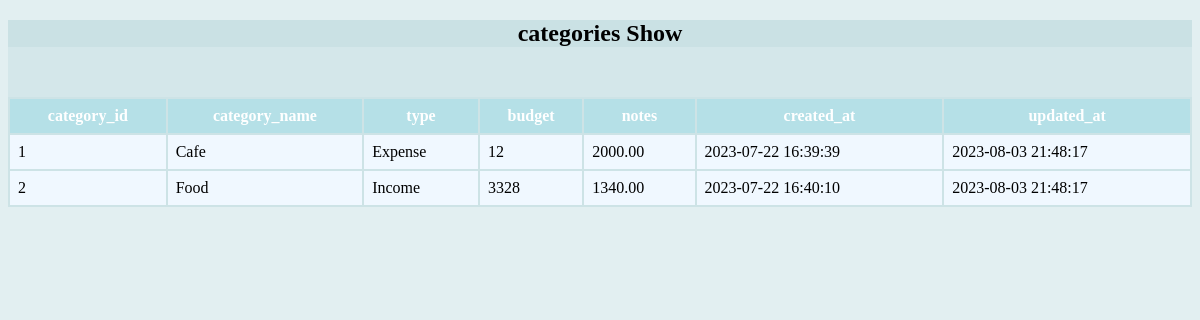
Screenshot of /home/showcategories.php (signed in) with the database file from the repository.
### tables this page shows
CREATE TABLE `categories` (
  `category_id` int(11) NOT NULL,
  `user_id` int(11) NOT NULL,
  `category_name` varchar(255) NOT NULL,
  `type` varchar(255) NOT NULL,
  `budget` float NOT NULL,
  `amount` double(8,2) NOT NULL,
  `notes` text DEFAULT NULL,
  `created_at` varchar(255) NOT NULL,
  `updated_at` varchar(255) NOT NULL
);

### home/showcategories.php (the view, shortened to what this page needs)
<!DOCTYPE html>
<html lang="en">
<head>
    <link rel="stylesheet" href="../css/tables.css">
</head>
<body>
    <div class="top" align=center>
        <h2>categories Show</h2>
    </div>
    <table>
        <thead>
            <tr>
                <th>category_id</th>
                <th>category_name</th>
                <th>type</th>
                <th>budget</th>
                <th>notes</th>
                <th>created_at</th>
                <th>updated_at</th>
            </tr>
        </thead>
        <tbody>
            <?php
            include("../include/connect.php");
            $id = $_SESSION['id'];
            $sql = "SELECT * FROM `categories`
            WHERE categories.user_id = $id ";
            $result = mysqli_query($conn, $sql);
            $rows = mysqli_fetch_all($result);
            $count = 1;
            foreach ($rows as $row) : ?>
            <tr>
                <td><?php echo $count++; ?></td>
                <td><?php echo $row[2]; ?></td>
                <td><?php echo $row[3]; ?></td>
                <td><?php echo $row[4]; ?></td>
                <td><?php echo $row[5]; ?></td>
                <td><?php echo $row[7]; ?></td>
                <td><?php echo $row[8]; ?></td>
            </tr>
            <?php endforeach; ?>
        </tbody>
    </table>
</body>
</html>

### css/tables.css (style rules this page uses)
* { background: rgba(199, 224, 228, .5); }
table { width: 100%; margin-top: 50px; }
th, td { padding: 8px; background-color: aliceblue; }
th { background: rgb(181, 224, 231,1); color: white; }

### rows the page displays
categories: category_name "Cafe", type "Expense", budget "12", amount "2000.00", created_at "2023-07-22 16:39:39", updated_at "2023-08-03 21:48:17"
categories: category_name "Food", type "Income", budget "3328", amount "1340.00", created_at "2023-07-22 16:40:10", updated_at "2023-08-03 21:48:17"
